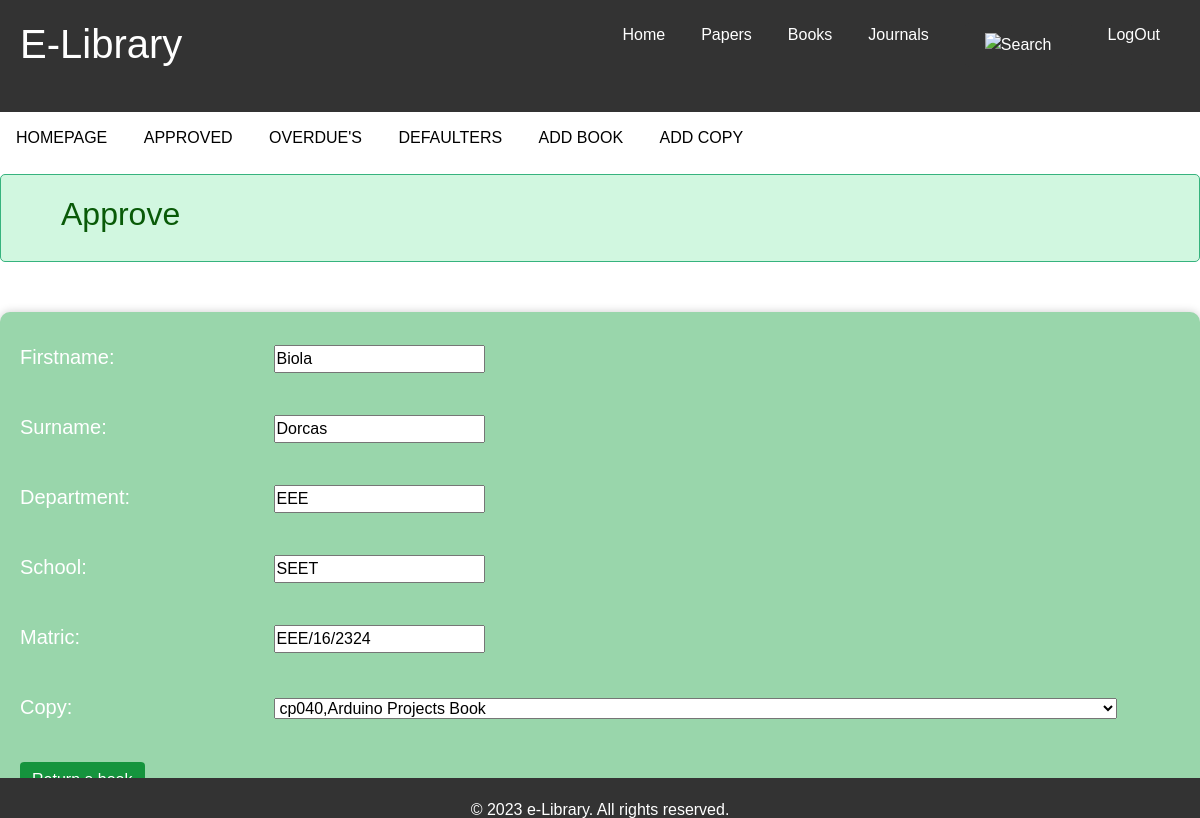
Page /approve/8 (signed in) on the committed database.
### libraryhelper/models.py (models this page shows, shortened)
class Loan(models.Model):
        copy = models.ForeignKey(Copy, on_delete=models.CASCADE)
        matric = models.CharField(max_length=100)
        firstname = models.CharField(max_length=100)
        surname = models.CharField(max_length=100)
        department = models.CharField(max_length=100)
        school = models.CharField(max_length=100)
        dateloaned = models.DateTimeField(auto_now_add=True)
        returndate = models.DateTimeField(blank=True,null=True)
        expectedreturndate = models.DateTimeField(datetime.now()+timedelta(days=7))
        overlappeddate = models.IntegerField(blank=True)

### libraryhelper/views.py (the view, shortened to what this page needs)
# urls.py: path('approve/<int:approve_pk>', views.approvestudent, name="approvestudent"),
@login_required
def approvestudent(request,approve_pk):
    admin = Liberian.objects.get(user=request.user)
    if request.method == 'GET':
        todo = get_object_or_404(Loan, pk=approve_pk)
        form = LoanForm(instance=todo)
        return render(request, 'libraryhelper/approvee.html',{'admin':admin,'todo':todo,'form':form})

### libraryhelper/forms.py
class LoanForm(ModelForm):
    class Meta:
        model = Loan
        fields = ['firstname', 'surname', 'department','school','matric','copy']

### libraryhelper/models.py (called while the page is built)
    def __str__(self):
        return (self.booktitle)

    def __str__(self):
        return f"{self.copyname},{self.book}"

### libraryhelper/templates/libraryhelper/approvee.html (shortened to what this page needs)
{% extends "libraryhelper/home.html" %}
{% load static %}
{% block customcss %}
<link rel="stylesheet" type="text/css" href="{% static 'CSS/homepage.css' %}">
<link rel="stylesheet" type="text/css" href="{% static 'CSS/approvecopy.css' %}">
{% endblock %}
{% block slider %}
<nav class="home">
    <ul class="homeul">
        <li class="homeli"><a href="{% url 'home' %}">HOMEPAGE</a></li>
        <li class="homeli"><a href="{% url 'approve' %}">APPROVED</a></li>
        <li class="homeli"><a href="{% url 'overdue' %}">OVERDUE'S</a></li>
        <li class="homeli"><a href="{% url 'defaulters' %}">DEFAULTERS</a></li>
        <li class="homeli"><a href="{% url 'addbook' %}">ADD BOOK</a></li>
        <li class="homeli"><a href="{% url 'addcopy' %}">ADD COPY</a></li>
    </ul>
</nav>
<div class="alert">
    <h2>Approve</h2>
</div>
<form method="POST">
    {{form.as_p}}
    <button type="submit" name="approve">Return a book</button>
</form>
{% endblock %}

### libraryhelper/static/CSS/home.css (style rules this page uses)
* { margin: 0; padding: 0; box-sizing: border-box; }
body { font-family: Arial, sans-serif; }
nav { background-color: #333; display: inline; height: 5vh; z-index: 2; margin: auto; color: white; }
h2 { margin-top: 0; }
ul { list-style: none; margin: 0; padding: 0; }
li { margin-bottom: 10px; }

### libraryhelper/static/CSS/homepage.css (style rules this page uses)
.home { width: 100%; background-color: #f2f2f2; }
.homeul { list-style-type: none; margin: 0; padding: 0; overflow: hidden; }
.homeli { display: inline-block; }
.homeli a { display: block; color: black; text-align: center; padding: 14px 16px; text-decoration: none; }
.alert { width: 100%; margin: 0 auto 20px auto; background-color: #d1f7e0; color: #095a08; padding: 20px; padding-left: 5%; margin-bottom: 20px; border: 1px solid #36b37e; border-radius: 5px; }
a { text-decoration: None; color: #0c110c; }
form { background-color: #f8f8f8; padding: 20px; border-radius: 10px; margin-top: 50px; box-shadow: 0 0 10px rgba(0, 0, 0, 0.2); }
form p { margin: 10px 0; }

### libraryhelper/static/CSS/approvecopy.css (style rules this page uses)
form { margin-left: 0px; background-color: #99d6ab; }
label { color: white; height: 60px; width: 250px; margin: auto; font-size: 20px; align-items: center; }
button { display: inline-block; padding: 6px 12px; cursor: pointer; border: none; background-color: #15943d; color: white; border-radius: 4px; }

### rows in the picture
Loan: firstname "Biola", surname "Dorcas", department "EEE", school "SEET", matric "EEE/16/2324", copy "cp040,Arduino Projects Book"
